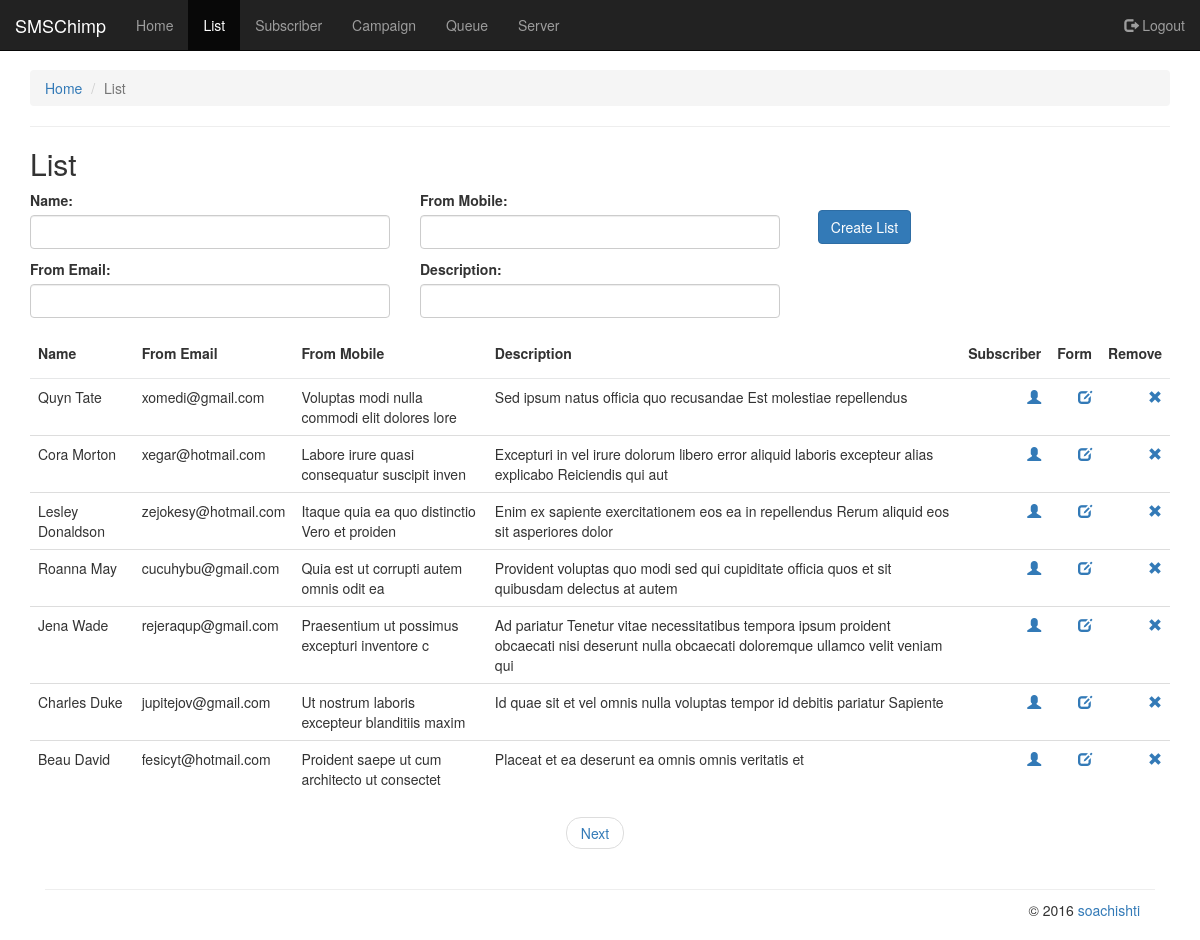
Page /list (signed in) on the committed database.
### tables this page shows
CREATE TABLE IF NOT EXISTS `list` (
  `l_id` int(11) NOT NULL AUTO_INCREMENT,
  `m_id` int(11) DEFAULT NULL,
  `name` varchar(45) DEFAULT NULL,
  `from_email` varchar(45) DEFAULT NULL,
  `from_mobile` varchar(45) DEFAULT NULL,
  `description` varchar(255) DEFAULT NULL,
  `f_id` int(11) DEFAULT NULL,
  PRIMARY KEY (`l_id`),
  KEY `fk_form_idx` (`f_id`),
  KEY `fk_member_idx` (`m_id`)
);

### misc.php (called while the page is built, shortened)
<?php
function get_route() {
    $r = explode("/", $_SERVER['REQUEST_URI']);
    $r = end($r);
    $r = explode("?", $r)[0];
    $r = explode("#", $r)[0];
    return $r;
}

### view/list.php (the view, shortened to what this page needs)
<ol class="breadcrumb">
  <li><a href="index">Home</a></li>
  <li class="active">List</li>
</ol>
<hr />
<h2>List</h2>
<div class="row">
    <form class="form-horizontal myform" action="" method="post" role="form">
        <div class="col-sm-4">
            <div class="form-group">
                <label for="usr">Name:</label>
                <input pattern=".{3,}" required type="text" name="name" class="form-control">
            </div>
            <div class="form-group">
                <label for="usr">From Email:</label>
                <input pattern=".{3,}" required type="email" name="email" class="form-control">
            </div>
        </div>
        <div class="col-sm-4">
            <div class="form-group">
                <label for="usr">From Mobile:</label>
                <input pattern=".{3,}" required type="text" name="mobile" class="form-control">
            </div>
            <div class="form-group">
                <label for="usr">Description:</label>
                <input pattern=".{3,}" required type="text" name="desc" class="form-control">
            </div>
        </div>
        <div class="col-sm-4"><br />
            <div class="form-group">
                <label for="usr">&nbsp;</label>
                <button class="btn btn-default btn-primary" type="submit" name="submit" class="btn btn-default">Create List</button>
            </div>
        </div>
    </form>
</div>
<?php
$query = sprintf("SELECT COUNT(*) AS count FROM list WHERE m_id='%d'",
        $_SESSION['logged_user']['m_id']);
$totalData = $mysqli->query($query)->fetch_assoc()['count'];
$dataPerPage = 7;
$totalPagesToShow = 5;
$pagi = new Pagination($totalData, $dataPerPage, 'page');
$dataLimit = $pagi->getDataLimit();
$query = sprintf("SELECT * FROM list WHERE m_id='%d' LIMIT %d, %d",
        $_SESSION['logged_user']['m_id'],
        $dataLimit['start'],
        $dataLimit['end']);
if ($result = $mysqli->query($query)) {
    if ($result->num_rows == 0):
        info("No Record to show");
    else:
?>
<table class="table table-hover">
  <thead>
    <tr>
      <th>Name</th>
      <th>From Email</th>
      <th>From Mobile</th>
      <th>Description</th>
      <th class="align_right">Subscriber</th>
      <th class="align_right">Form</th>
      <th class="align_right">Remove</th>
    </tr>
  </thead>
  <tbody>
<?php while ($row = $result->fetch_assoc()) : ?>
    <tr>
      <td><?php echo $row['name'] ?></td>
      <td><?php echo $row['from_email'] ?></td>
      <td><?php echo $row['from_mobile'] ?></td>
      <td><?php echo $row['description'] ?></td>
      <td class="align_right"><a href="viewsubscriber?id=<?php echo $row['l_id']; ?>"><i class="glyphicon glyphicon-user"></i></a></td>
      <td class="align_right"><a href="form?id=<?php echo $row['l_id']; ?>"><i class="glyphicon glyphicon-edit"></i></a></td>
      <td class="align_right"><a href="?remove=<?php echo $row['l_id']; ?>"><i class="glyphicon glyphicon-remove"></i></a></td>
    </tr>
<?php endwhile; ?>
      </tbody>
</table>
<?php
$pagi->generateNaviClassic($totalPagesToShow);
?>
<?php endif; ?>
<?php } ?>

### index.php (shortened to what this page needs)
<?php
include ("misc.php");
include ("pagination.php");
$sub_diretory = '/smschimp/';
$route = get_route();
$file = "view/" . $route . ".php";
if (empty($route)) {
    header('Location: index') ;
}
else if (file_exists("view/" . $route . ".php")) {
    include ($file);
}
else {
    include ("view/404.php");
}
include ("template/frontend.php");

### pagination.php (shortened to what this page needs)
<?php
class Pagination {
	public $perPage;
	public $dataPerPage;
	public $totalPage;
	public $currentPage;
	function __construct($totalData,$perPage,$GETpath = 'page', $base_url = null) {
		$this->perPage = $perPage;
		$this->dataPerPage = $this->dataPerPage($totalData, $perPage);
		$this->totalPage = count($this->dataPerPage);
		$this->GETpath = $GETpath;
		if ($this->currentPage < 1)
			$this->currentPage = 1;
	}
    function generateGET() {
        $get = "?";
        $get .= $this->GETpath . "=";
        return $get;
    }
	function setPage() {
        $currentPage = isset($_GET[$this->GETpath]) ? $_GET[$this->GETpath] : 1;
		if($currentPage > $this->totalPage)
			$this->currentPage = $this->totalPage;
		elseif ($currentPage < 1)
			$this->currentPage = 1;
		else
			$this->currentPage = $currentPage;
	}
	function getDataLimit() {
		if (!isset($this->dataPerPage[1])) {
			$returnVar['start'] = 0;
			$returnVar['end'] = 0;
		}
		else {
			$returnVar['start'] = (int)$this->dataPerPage[1] * (int)($this->currentPage - 1);
            $returnVar['end'] = $this->perPage;
		}
		return $returnVar;
	}
	function dataPerPage($totalData,$perPage) {
		$tempArray = Array();
		for($i=0,$count=1;$i < $totalData;$count++)
		{
			$i += $perPage;
			if($i > $totalData)
			{
				$i -= $perPage;
				$tempArray[$count] = $totalData-$i;
				break;
			}
			else
			{
				$tempArray[$count] = $perPage;
			}
		}
		return $tempArray;
	}
	function generateNaviClassic()
	{
		print '<nav>
            <ul class="pager">';
		if($this->currentPage < 1 && $this->currentPage > 0) {
			print '<li><a href="' . $this->generateGET() . 1 . '">First</a></li>';
		}
		elseif($this->currentPage == 1 && $this->currentPage != $this->totalPage) {
			print '<li><a href="' . $this->generateGET() . ($this->currentPage + 1) . '">Next</a></li>';
		}
		elseif ($this->currentPage > 1 && $this->currentPage < $this->totalPage) {
			print '<li><a href="' . $this->generateGET() . ($this->currentPage - 1) . '">Previous</a></li>';
			print '<li><a href="' . $this->generateGET() . ($this->currentPage + 1) . '"><b>Next</a></li>';
		}
		elseif ($this->currentPage == $this->totalPage && $this->currentPage > 1) {
			print '<li><a href="' . $this->generateGET() . ($this->currentPage - 1) . '">Previous</a></li>';
		}
		elseif ($this->currentPage > $this->totalPage) {
			print '<li><a href="' . $this->generateGET() . $this->totalPage . '">Last Page</a></li>';
		}
		else {
			echo '<li><a href="#">No more records</a></li>';
		}
		print "</ul>
            </nav>";
	}
}
?>

### template/header.php (shortened to what this page needs)
<!DOCTYPE html>
<html lang="en">
<head>
    <link rel="stylesheet" href="css/sweetalert.css">
    <link rel="stylesheet" href="css/style.css">
    <link rel="stylesheet" href="css/bootstrap.min.css">
    <link href="css/datepicker3.css" rel="stylesheet">
    <link href="css/styledashboard.css" rel="stylesheet">
</head>
<body>
<div class="container centered">

### template/frontend.php (shortened to what this page needs)
<?php
$body = ob_get_contents();
include ("template/header.php");
if (!in_array($route, array("login", "logout")) && (!empty($_SESSION['logged_user']) || $route != 'shareform'))
    include ("template/header_menu.php");
echo $body;
include ("template/footer.php");

### template/header_menu.php
<?php
$menu = array(
    "index" => "Home",
    "list" => "List",
    "subscriber" => "Subscriber",
    "campaign" => "Campaign",
    "queue" => "Queue",
    "server" => "Server"
);
?>
<nav class="navbar navbar-inverse navbar-fixed-top">
  <div class="container-fluid">
    <div class="navbar-header">
      <a class="navbar-brand" href="#">SMSChimp</a>
    </div>
    <ul class="nav navbar-nav">
        <?php
            foreach ($menu as $key => $value) {
                echo '<li class="' . (($route == $key) ? 'active' : '') . '"><a href="'.$key.'">' . $value . '</a></li>';
            }
        ?>
    </ul>
    <ul class="nav navbar-nav navbar-right">
      <li><a href="logout"><span class="glyphicon glyphicon-log-out"></span> Logout</a></li>
    </ul>
  </div>
</nav>

### template/footer.php (shortened to what this page needs)
<div class="col-sm-12">
<br /><div class="panel-footer" style="text-align: right;">
        <p>&copy; <?php echo date("Y", strtotime("now")); ?> <a href="">soachishti</a></p>
      </div>
</div>
</div>
</body>
</html>

### css/style.css (style rules this page uses)
body { background-color: #f1f4f7; padding-top: 70px; }
.form-horizontal, .form-group { margin-right: 0 !important; margin-left: 0 !important; margin-bottom: 10px !important; }
.pager li { margin-right: 10px; }
.align_right { text-align:right; }

### css/styledashboard.css (style rules this page uses)
.panel-footer { background: #fff; border-top: 1px solid #eee; }
.table { background: #fff; }
.table>thead>tr>th { border-bottom: 1px solid #e6e7e8; vertical-align: middle; height: 50px; }

### rows in the picture
list: name "Quyn Tate", from_email "xomedi@gmail.com", from_mobile "Voluptas modi nulla commodi elit dolores lore", description "Sed ipsum natus officia quo recusandae Est molestiae repellendus"
list: name "Cora Morton", from_email "xegar@hotmail.com", from_mobile "Labore irure quasi consequatur suscipit inven", description "Excepturi in vel irure dolorum libero error aliquid laboris excepteur alias explicabo Reiciendis qui aut"
list: name "Lesley Donaldson", from_email "zejokesy@hotmail.com", from_mobile "Itaque quia ea quo distinctio Vero et proiden", description "Enim ex sapiente exercitationem eos ea in repellendus Rerum aliquid eos sit asperiores dolor"
list: name "Roanna May", from_email "cucuhybu@gmail.com", from_mobile "Quia est ut corrupti autem omnis odit ea", description "Provident voluptas quo modi sed qui cupiditate officia quos et sit quibusdam delectus at autem"
list: name "Jena Wade", from_email "rejeraqup@gmail.com", from_mobile "Praesentium ut possimus excepturi inventore c", description "Ad pariatur Tenetur vitae necessitatibus tempora ipsum proident obcaecati nisi deserunt nulla obcaecati doloremque ullamco velit veniam qui"
list: name "Charles Duke", from_email "jupitejov@gmail.com", from_mobile "Ut nostrum laboris excepteur blanditiis maxim", description "Id quae sit et vel omnis nulla voluptas tempor id debitis pariatur Sapiente"
list: name "Beau David", from_email "fesicyt@hotmail.com", from_mobile "Proident saepe ut cum architecto ut consectet", description "Placeat et ea deserunt ea omnis omnis veritatis et"

### other values in the picture
$value "Home"
$value "List"
$value "Subscriber"
$value "Campaign"
$value "Queue"
$value "Server"
